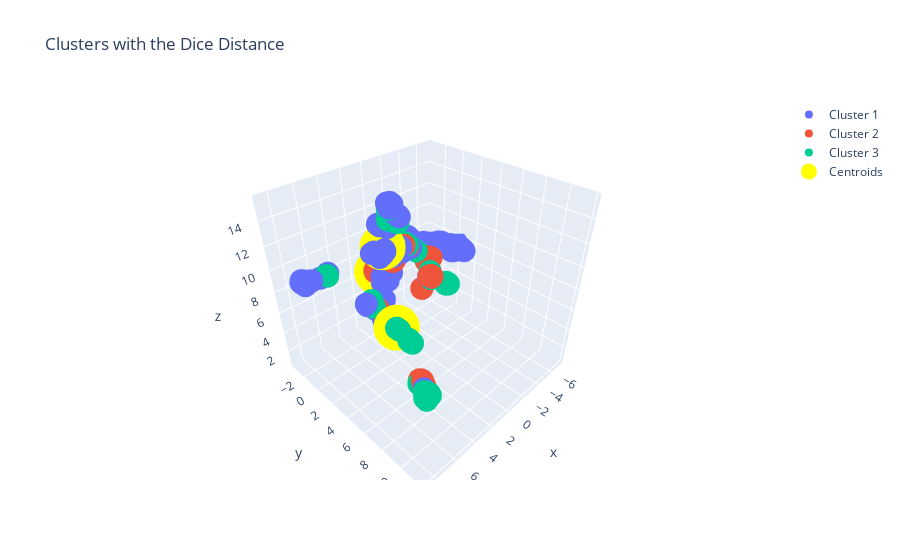

The cell this chart's notebook holds for it:
### Code cell
'''This visualization is merily to generate a plot to show how are our clusters distributed.
UMAP doesn't have the gower distance in-built, but it supports custom distances, 
so a function had to be written to show how it actually behaved with the distance used to build the clusters.
Instead we'll look at the plot with the manhattan and dice distances which are the distances used in the gower distance.'''

fit = umap.UMAP(n_neighbors=14,min_dist=0.1,n_components=3,metric='dice', random_state=42)
p1_umap = fit.fit_transform(portfolio1)

# Visualising the clusters

fig = go.Figure()

fig.add_trace(go.Scatter3d(x=p1_umap[clusters[0], 0], y=p1_umap[clusters[0], 1], z=p1_umap[clusters[0], 2], name='Cluster 1', mode='markers'))
fig.add_trace(go.Scatter3d(x=p1_umap[clusters[1], 0], y=p1_umap[clusters[1], 1], z=p1_umap[clusters[1], 2], name='Cluster 2', mode='markers'))
fig.add_trace(go.Scatter3d(x=p1_umap[clusters[2], 0], y=p1_umap[clusters[2], 1], z=p1_umap[clusters[2], 2], name='Cluster 3', mode='markers'))
#fig.add_trace(go.Scatter3d(x=p1_umap[clusters[3], 0], y=p1_umap[clusters[3], 1], z=p1_umap[clusters[3], 2], name='Cluster 4', mode='markers'))
#comment the lines if you chose less clusters
#add more lines if you chose more clusters

fig.add_trace(go.Scatter3d(x=p1_umap[medoids,0], y=p1_umap[medoids,1],z=p1_umap[medoids,2], name='Centroids', 
                         mode='markers', marker_color="rgb(255,255,0)", marker=dict(size=16)))

fig.update_layout(title='Clusters with the Dice Distance')

fig.show()
